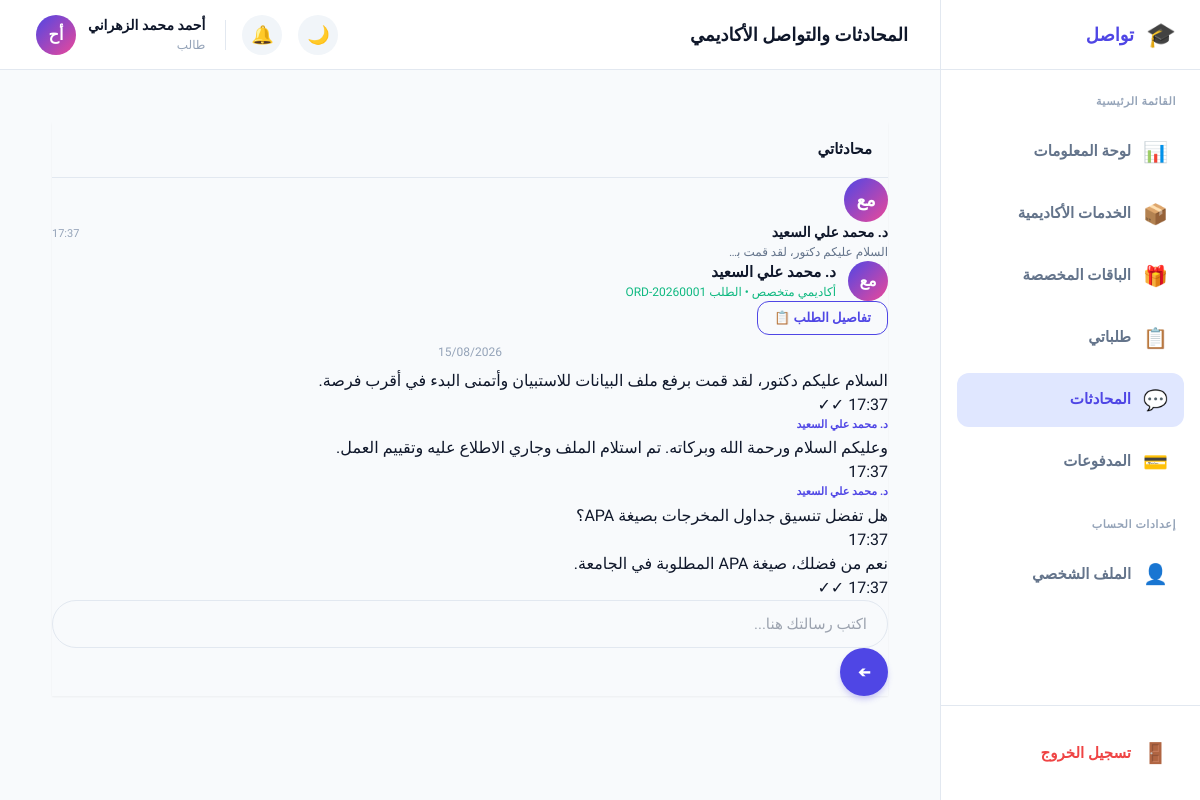
The page /student/chat.php (signed in) on the database its author committed.
### tables this page shows
CREATE TABLE IF NOT EXISTS `conversations` (
  `id`           INT UNSIGNED NOT NULL AUTO_INCREMENT,
  `order_id`     INT UNSIGNED NOT NULL UNIQUE COMMENT 'One conversation per order',
  `student_id`   INT UNSIGNED NOT NULL,
  `academic_id`  INT UNSIGNED NOT NULL,
  `created_at`   DATETIME NOT NULL DEFAULT CURRENT_TIMESTAMP,
  PRIMARY KEY (`id`),
  INDEX `idx_student`  (`student_id`),
  INDEX `idx_academic` (`academic_id`),
  CONSTRAINT `fk_conv_order`    FOREIGN KEY (`order_id`)    REFERENCES `orders`(`id`)    ON DELETE CASCADE,
  CONSTRAINT `fk_conv_student`  FOREIGN KEY (`student_id`)  REFERENCES `users`(`id`)     ON DELETE RESTRICT,
  CONSTRAINT `fk_conv_academic` FOREIGN KEY (`academic_id`) REFERENCES `academics`(`id`) ON DELETE RESTRICT
);

CREATE TABLE IF NOT EXISTS `academics` (
  `id`              INT UNSIGNED NOT NULL AUTO_INCREMENT,
  `name`            VARCHAR(100) NOT NULL,
  `email`           VARCHAR(150) NOT NULL UNIQUE,
  `password`        VARCHAR(255) NOT NULL,
  `phone`           VARCHAR(20) DEFAULT NULL,
  `specialty`       VARCHAR(150) DEFAULT NULL COMMENT 'Main academic specialty',
  `degree`          ENUM('بكالوريوس','ماجستير','دكتوراه') DEFAULT NULL,
  `university`      VARCHAR(200) DEFAULT NULL,
  `bio`             TEXT DEFAULT NULL,
  `avatar_initials` VARCHAR(4) DEFAULT NULL,
  `starting_price`  DECIMAL(10,2) DEFAULT 0.00 COMMENT 'Minimum price per order',
  `balance`         DECIMAL(10,2) NOT NULL DEFAULT 0.00 COMMENT 'Pending withdrawal balance',
  `total_earned`    DECIMAL(10,2) NOT NULL DEFAULT 0.00 COMMENT 'All time earnings',
  `rating`          DECIMAL(3,2) NOT NULL DEFAULT 0.00 COMMENT 'Average rating 0-5',
  `total_reviews`   INT UNSIGNED NOT NULL DEFAULT 0,
  `total_orders`    INT UNSIGNED NOT NULL DEFAULT 0,
  `status`          ENUM('pending','approved','rejected') NOT NULL DEFAULT 'pending',
  `availability`    ENUM('available','busy','vacation') NOT NULL DEFAULT 'available',
  `bank_name`       VARCHAR(100) DEFAULT NULL,
  `iban`            VARCHAR(50) DEFAULT NULL,
  `account_name`    VARCHAR(150) DEFAULT NULL,
  `created_at`      DATETIME NOT NULL DEFAULT CURRENT_TIMESTAMP,
  `updated_at`      DATETIME NOT NULL DEFAULT CURRENT_TIMESTAMP ON UPDATE CURRENT_TIMESTAMP,
  PRIMARY KEY (`id`),
  INDEX `idx_status`  (`status`),
  INDEX `idx_specialty`(`specialty`)
);

CREATE TABLE IF NOT EXISTS `orders` (
  `id`             INT UNSIGNED NOT NULL AUTO_INCREMENT,
  `order_number`   VARCHAR(20) NOT NULL UNIQUE COMMENT 'e.g. ORD-20260001',
  `student_id`     INT UNSIGNED NOT NULL,
  `academic_id`    INT UNSIGNED DEFAULT NULL COMMENT 'Assigned after acceptance',
  `service_id`     INT UNSIGNED NOT NULL,
  `package_id`     INT UNSIGNED DEFAULT NULL,
  `specialty`      VARCHAR(200) DEFAULT NULL COMMENT 'Specific sub-specialty',
  `academic_level` ENUM('بكالوريوس','ماجستير','دكتوراه') DEFAULT NULL,
  `language`       ENUM('العربية','الإنجليزية') DEFAULT 'العربية',
  `description`    TEXT DEFAULT NULL COMMENT 'Student notes / requirements',
  `deadline`       DATE DEFAULT NULL,
  `amount`         DECIMAL(10,2) NOT NULL DEFAULT 0.00,
  `status`         ENUM('new','accepted','in_progress','revision','completed','cancelled') NOT NULL DEFAULT 'new',
  `admin_notes`    TEXT DEFAULT NULL,
  `created_at`     DATETIME NOT NULL DEFAULT CURRENT_TIMESTAMP,
  `updated_at`     DATETIME NOT NULL DEFAULT CURRENT_TIMESTAMP ON UPDATE CURRENT_TIMESTAMP,
  PRIMARY KEY (`id`),
  UNIQUE KEY `uq_order_number` (`order_number`),
  INDEX `idx_student`  (`student_id`),
  INDEX `idx_academic` (`academic_id`),
  INDEX `idx_status`   (`status`),
  CONSTRAINT `fk_ord_student`  FOREIGN KEY (`student_id`)  REFERENCES `users`(`id`)     ON DELETE RESTRICT,
  CONSTRAINT `fk_ord_academic` FOREIGN KEY (`academic_id`) REFERENCES `academics`(`id`) ON DELETE SET NULL,
  CONSTRAINT `fk_ord_service`  FOREIGN KEY (`service_id`)  REFERENCES `services`(`id`)  ON DELETE RESTRICT,
  CONSTRAINT `fk_ord_package`  FOREIGN KEY (`package_id`)  REFERENCES `packages`(`id`)  ON DELETE SET NULL
);

CREATE TABLE IF NOT EXISTS `messages` (
  `id`               INT UNSIGNED NOT NULL AUTO_INCREMENT,
  `conversation_id`  INT UNSIGNED NOT NULL,
  `sender_id`        INT UNSIGNED NOT NULL COMMENT 'ID from users or academics table',
  `sender_type`      ENUM('student','academic','admin') NOT NULL,
  `content`          TEXT NOT NULL,
  `is_read`          TINYINT(1) NOT NULL DEFAULT 0,
  `sent_at`          DATETIME NOT NULL DEFAULT CURRENT_TIMESTAMP,
  PRIMARY KEY (`id`),
  INDEX `idx_conv`    (`conversation_id`),
  INDEX `idx_sender`  (`sender_id`, `sender_type`),
  CONSTRAINT `fk_msg_conv` FOREIGN KEY (`conversation_id`)
    REFERENCES `conversations`(`id`) ON DELETE CASCADE ON UPDATE CASCADE
);

### config/functions.php (called while the page is built, shortened)
<?php
require_once __DIR__ . '/db.php';
function getAssignedAcademics(int $orderId): array {
    $stmt = db()->prepare(
        'SELECT a.id, a.name, a.email, a.phone, a.specialty, a.degree, a.avatar_initials, a.rating,
                oa.status AS assignment_status, oa.assigned_at, oa.response_at
         FROM order_assignments oa
         JOIN academics a ON oa.academic_id = a.id
         WHERE oa.order_id = ?
         ORDER BY oa.assigned_at ASC'
    );
    $stmt->execute([$orderId]);
    return $stmt->fetchAll();
}
function getConversationMessages(int $conversationId): array {
    $stmt = db()->prepare(
        'SELECT m.*,
                CASE
                    WHEN m.sender_type = \'student\'  THEN u.name
                    WHEN m.sender_type = \'academic\' THEN a.name
                    ELSE \'الإدارة\'
                END AS sender_name
         FROM messages m
         LEFT JOIN users    u ON m.sender_id = u.id AND m.sender_type = \'student\'
         LEFT JOIN academics a ON m.sender_id = a.id AND m.sender_type = \'academic\'
         WHERE m.conversation_id = ? ORDER BY m.sent_at ASC'
    );
    $stmt->execute([$conversationId]);
    return $stmt->fetchAll();
}
function e(mixed $value): string {
    return htmlspecialchars((string)($value ?? ''), ENT_QUOTES, 'UTF-8');
}

### config/db.php (called while the page is built, shortened)
<?php
function db(): PDO {
    static $pdo = null;
    if ($pdo === null) {
        $dsn = sprintf(
            'mysql:host=%s;dbname=%s;charset=%s',
            DB_HOST,
            DB_NAME,
            DB_CHARSET
        );
        try {
            $pdo = new PDO($dsn, DB_USER, DB_PASS, [
                PDO::ATTR_ERRMODE            => PDO::ERRMODE_EXCEPTION,
                PDO::ATTR_DEFAULT_FETCH_MODE => PDO::FETCH_ASSOC,
                PDO::ATTR_EMULATE_PREPARES   => false,
            ]);
        } catch (PDOException $e) {
            http_response_code(500);
            die(json_encode([
                'error'   => true,
                'message' => 'خطأ في الاتصال بقاعدة البيانات. يرجى المحاولة لاحقاً.'
            ]));
        }
    }
    return $pdo;
}

### student/chat.php (the view, shortened to what this page needs)
<?php
require_once __DIR__ . '/../config/functions.php';
$user = currentUser();
$db   = db();
$conv_stmt = $db->prepare(
    'SELECT c.*, o.order_number, o.specialty, a.name AS academic_name, a.avatar_initials AS academic_avatar,
            (SELECT content FROM messages m WHERE m.conversation_id = c.id ORDER BY m.sent_at DESC LIMIT 1) AS last_message,
            (SELECT sent_at FROM messages m WHERE m.conversation_id = c.id ORDER BY m.sent_at DESC LIMIT 1) AS last_time,
            (SELECT COUNT(*) FROM messages m WHERE m.conversation_id = c.id AND m.sender_type = ? AND m.is_read = 0) AS unread_count
     FROM conversations c
     JOIN orders o ON c.order_id = o.id
     LEFT JOIN academics a ON c.academic_id = a.id
     WHERE c.student_id = ?
     ORDER BY last_time DESC'
);
$conv_stmt->execute(['academic', $user['id']]);
$conversations = $conv_stmt->fetchAll();
$active_conv_id = (int)($_GET['conv'] ?? ($conversations[0]['id'] ?? 0));
$active_conv    = null;
$active_team    = [];
$messages       = [];
if ($active_conv_id) {
    foreach ($conversations as $c) {
        if ($c['id'] == $active_conv_id) {
            $active_conv = $c;
            break;
        }
    }
    if ($active_conv) {
        $active_team = getAssignedAcademics($active_conv['order_id']);
        $messages    = getConversationMessages($active_conv_id);
    }
}
?>
<?php
require __DIR__ . '/partials/head.php';
require __DIR__ . '/partials/sidebar.php';
?>
      <div class="content-wrap" style="padding:20px;display:flex;flex-direction:column">
        <div class="chat-layout shadow-sm">
          <div class="chat-sidebar">
            <div style="padding:16px;border-bottom:1px solid var(--border-color)">
              <div style="font-weight:700;font-size:15px">محادثاتي</div>
            </div>
            <div class="chat-list">
              <?php if (empty($conversations)): ?>
                <div style="padding:32px;text-align:center;color:var(--text-secondary);font-size:14px">
                  <div style="font-size:32px;margin-bottom:12px">💬</div>
                  لا توجد محادثات بعد.<br>ستظهر هنا عند تعيين أكاديمي لطلبك.
                </div>
              <?php else: ?>
                <?php foreach ($conversations as $conv):
                  $isActive = $conv['id'] == $active_conv_id;
                  $avatarLetter = mb_substr($conv['academic_name'], 0, 1, 'UTF-8');
                ?>
                  <a href="chat.php?conv=<?= $conv['id'] ?>" class="chat-contact <?= $isActive ? 'active' : '' ?>">
                    <div style="width:44px;height:44px;border-radius:50%;background:linear-gradient(135deg,var(--primary),var(--secondary));color:white;display:flex;align-items:center;justify-content:center;font-weight:800;font-size:18px;flex-shrink:0">
                      <?= e($conv['academic_avatar'] ?: $avatarLetter) ?>
                    </div>
                    <div style="overflow:hidden;flex:1">
                      <div style="display:flex;justify-content:space-between;align-items:baseline">
                        <span style="font-weight:700;font-size:14px;color:var(--text-primary)"><?= e($conv['academic_name']) ?></span>
                        <?php if ($conv['last_time']): ?>
                          <span style="font-size:11px;color:var(--text-muted)"><?= date('H:i', strtotime($conv['last_time'])) ?></span>
                        <?php endif; ?>
                      </div>
                      <div style="display:flex;justify-content:space-between;align-items:center">
                        <div style="font-size:12px;color:var(--text-secondary);white-space:nowrap;overflow:hidden;text-overflow:ellipsis;max-width:160px">
                        </div>
                      </div>
                    </div>
                  </a>
                <?php endforeach; ?>
              <?php endif; ?>
            </div>
          </div>
          <div class="chat-main">
            <?php if ($active_conv): ?>
              <div class="chat-header">
                <div style="display:flex;align-items:center;gap:12px">
                  <div style="width:40px;height:40px;border-radius:50%;background:linear-gradient(135deg,var(--primary),var(--secondary));color:white;display:flex;align-items:center;justify-content:center;font-weight:800">
                    <?= count($active_team) > 1 ? '👥' : e($active_conv['academic_avatar'] ?: mb_substr($active_conv['academic_name'] ?? 'أ', 0, 1, 'UTF-8')) ?>
                  </div>
                  <div>
                    <div style="font-weight:700;font-size:15px;color:var(--text-primary)">
                      <?= count($active_team) > 1 ? 'مجموعة العمل الأكاديمي (' . count($active_team) . ' أكاديميين)' : e($active_conv['academic_name']) ?>
                    </div>
                    <div style="font-size:12px;color:var(--success)">
                      <?= count($active_team) > 1 ? 'فريق متخصص' : 'أكاديمي متخصص' ?> • الطلب <?= e($active_conv['order_number']) ?>
                    </div>
                  </div>
                </div>
                <a href="order-details.php?id=<?= $active_conv['order_id'] ?>" class="btn btn-outline" style="padding:6px 16px;font-size:13px">تفاصيل الطلب 📋</a>
              </div>
              <div class="chat-messages" id="chatMessages">
                <?php if (empty($messages)): ?>
                  <div style="text-align:center;color:var(--text-muted);font-size:13px;padding:32px">
                    ابدأ المحادثة مع الأكاديمي الآن 👋
                  </div>
                <?php else: ?>
                  <?php
                  $lastDate = '';
                  foreach ($messages as $msg):
                    $msgDate = date('Y-m-d', strtotime($msg['sent_at']));
                    $isSent  = ($msg['sender_type'] === 'student');
                    if ($msgDate !== $lastDate):
                      $lastDate = $msgDate;
                  ?>
                    <div style="text-align:center;font-size:12px;color:var(--text-muted);margin:8px 0"><?= date('d/m/Y', strtotime($msg['sent_at'])) ?></div>
                  <?php endif; ?>
                    <div class="msg <?= $isSent ? 'msg-sent' : 'msg-received' ?>">
                      <?php if (!$isSent): ?>
                        <div style="font-size:11px;font-weight:700;color:var(--primary);margin-bottom:3px">
                          <?= e($msg['sender_name'] ?? 'الأكاديمي') ?>
                        </div>
                      <?php endif; ?>
                      <?= nl2br(e($msg['content'])) ?>
                      <div class="msg-time"><?= date('H:i', strtotime($msg['sent_at'])) ?> <?= $isSent ? '✓✓' : '' ?></div>
                    </div>
                  <?php endforeach; ?>
                <?php endif; ?>
              </div>
              <form method="POST" action="chat.php?conv=<?= $active_conv_id ?>" class="chat-input-area" id="chatForm">
                <input type="text" name="content" id="chatInput" placeholder="اكتب رسالتك هنا..." class="form-input" style="border-radius:40px;padding:12px 20px;flex:1" required autocomplete="off">
                <button type="submit" class="btn btn-primary" style="border-radius:50%;width:48px;height:48px;padding:0;display:flex;align-items:center;justify-content:center;flex-shrink:0" aria-label="إرسال">
                  <span style="transform:rotate(180deg)">➔</span>
                </button>
              </form>
            <?php endif; ?>
          </div>
        </div>
<?php
require __DIR__ . '/partials/footer.php';
?>

### rows shown on the page
conversations: academic.avatar_initials "مع", academic.name "د. محمد علي السعيد", last_time "17:37", order.order_number "ORD-20260001"
messages: sent_at "15/08/2026", content "السلام عليكم دكتور، لقد قمت برفع ملف البيانات للاستبيان وأتمنى البدء في أقرب فرصة."
messages: sender_name "د. محمد علي السعيد", content "وعليكم السلام ورحمة الله وبركاته. تم استلام الملف وجاري الاطلاع عليه وتقييم العمل.", sent_at "17:37"
messages: sender_name "د. محمد علي السعيد", content "هل تفضل تنسيق جداول المخرجات بصيغة APA؟", sent_at "17:37"
messages: content "نعم من فضلك، صيغة APA المطلوبة في الجامعة."

### other values the page prints
$_item['icon'] "📊"
$_item['label'] "لوحة المعلومات"
$_item['icon'] "📦"
$_item['label'] "الخدمات الأكاديمية"
$_item['icon'] "🎁"
$_item['label'] "الباقات المخصصة"
$_item['icon'] "📋"
$_item['label'] "طلباتي"
$_item['icon'] "💬"
$_item['label'] "المحادثات"
$_item['icon'] "💳"
$_item['label'] "المدفوعات"
$pageTitle "المحادثات والتواصل الأكاديمي"
$user['name'] "أحمد محمد الزهراني"
$user['avatar'] "أح"
